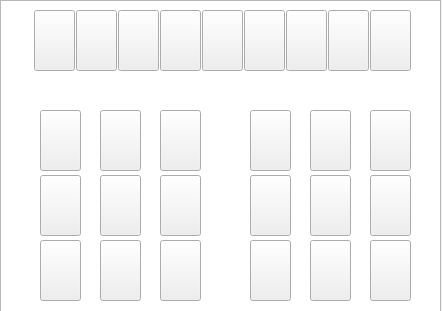
<?xml version="1.0" encoding="UTF-8"?>
<ui version="4.0">
 <class>Blue2</class>
 <widget class="QWidget" name="Blue2">
  <property name="geometry">
   <rect>
    <x>0</x>
    <y>0</y>
    <width>442</width>
    <height>311</height>
   </rect>
  </property>
  <property name="windowTitle">
   <string>Blue</string>
  </property>
  <widget class="QGraphicsView" name="graphicsView">
   <property name="geometry">
    <rect>
     <x>0</x>
     <y>0</y>
     <width>441</width>
     <height>321</height>
    </rect>
   </property>
  </widget>
  <widget class="QPushButton" name="obj10">
   <property name="geometry">
    <rect>
     <x>370</x>
     <y>110</y>
     <width>41</width>
     <height>61</height>
    </rect>
   </property>
   <property name="text">
    <string/>
   </property>
   <property name="iconSize">
    <size>
     <width>64</width>
     <height>64</height>
    </size>
   </property>
   <property name="checkable">
    <bool>true</bool>
   </property>
  </widget>
  <widget class="QPushButton" name="obj16">
   <property name="geometry">
    <rect>
     <x>370</x>
     <y>175</y>
     <width>41</width>
     <height>61</height>
    </rect>
   </property>
   <property name="text">
    <string/>
   </property>
   <property name="iconSize">
    <size>
     <width>64</width>
     <height>64</height>
    </size>
   </property>
   <property name="checkable">
    <bool>true</bool>
   </property>
  </widget>
  <widget class="QPushButton" name="obj22">
   <property name="geometry">
    <rect>
     <x>370</x>
     <y>240</y>
     <width>41</width>
     <height>61</height>
    </rect>
   </property>
   <property name="text">
    <string/>
   </property>
   <property name="iconSize">
    <size>
     <width>64</width>
     <height>64</height>
    </size>
   </property>
   <property name="checkable">
    <bool>true</bool>
   </property>
  </widget>
  <widget class="QPushButton" name="obj11">
   <property name="geometry">
    <rect>
     <x>310</x>
     <y>110</y>
     <width>41</width>
     <height>61</height>
    </rect>
   </property>
   <property name="text">
    <string/>
   </property>
   <property name="iconSize">
    <size>
     <width>64</width>
     <height>64</height>
    </size>
   </property>
   <property name="checkable">
    <bool>true</bool>
   </property>
  </widget>
  <widget class="QPushButton" name="obj17">
   <property name="geometry">
    <rect>
     <x>310</x>
     <y>175</y>
     <width>41</width>
     <height>61</height>
    </rect>
   </property>
   <property name="text">
    <string/>
   </property>
   <property name="iconSize">
    <size>
     <width>64</width>
     <height>64</height>
    </size>
   </property>
   <property name="checkable">
    <bool>true</bool>
   </property>
  </widget>
  <widget class="QPushButton" name="obj23">
   <property name="geometry">
    <rect>
     <x>310</x>
     <y>240</y>
     <width>41</width>
     <height>61</height>
    </rect>
   </property>
   <property name="text">
    <string/>
   </property>
   <property name="iconSize">
    <size>
     <width>64</width>
     <height>64</height>
    </size>
   </property>
   <property name="checkable">
    <bool>true</bool>
   </property>
  </widget>
  <widget class="QPushButton" name="obj1">
   <property name="geometry">
    <rect>
     <x>370</x>
     <y>10</y>
     <width>41</width>
     <height>61</height>
    </rect>
   </property>
   <property name="text">
    <string/>
   </property>
   <property name="iconSize">
    <size>
     <width>64</width>
     <height>64</height>
    </size>
   </property>
   <property name="checkable">
    <bool>true</bool>
   </property>
  </widget>
  <widget class="QPushButton" name="obj2">
   <property name="geometry">
    <rect>
     <x>328</x>
     <y>10</y>
     <width>41</width>
     <height>61</height>
    </rect>
   </property>
   <property name="text">
    <string/>
   </property>
   <property name="iconSize">
    <size>
     <width>64</width>
     <height>64</height>
    </size>
   </property>
   <property name="checkable">
    <bool>true</bool>
   </property>
  </widget>
  <widget class="QPushButton" name="obj3">
   <property name="geometry">
    <rect>
     <x>286</x>
     <y>10</y>
     <width>41</width>
     <height>61</height>
    </rect>
   </property>
   <property name="text">
    <string/>
   </property>
   <property name="iconSize">
    <size>
     <width>64</width>
     <height>64</height>
    </size>
   </property>
   <property name="checkable">
    <bool>true</bool>
   </property>
  </widget>
  <widget class="QPushButton" name="obj4">
   <property name="geometry">
    <rect>
     <x>244</x>
     <y>10</y>
     <width>41</width>
     <height>61</height>
    </rect>
   </property>
   <property name="text">
    <string/>
   </property>
   <property name="iconSize">
    <size>
     <width>64</width>
     <height>64</height>
    </size>
   </property>
   <property name="checkable">
    <bool>true</bool>
   </property>
  </widget>
  <widget class="QPushButton" name="obj12">
   <property name="geometry">
    <rect>
     <x>250</x>
     <y>110</y>
     <width>41</width>
     <height>61</height>
    </rect>
   </property>
   <property name="text">
    <string/>
   </property>
   <property name="iconSize">
    <size>
     <width>64</width>
     <height>64</height>
    </size>
   </property>
   <property name="checkable">
    <bool>true</bool>
   </property>
  </widget>
  <widget class="QPushButton" name="obj24">
   <property name="geometry">
    <rect>
     <x>250</x>
     <y>240</y>
     <width>41</width>
     <height>61</height>
    </rect>
   </property>
   <property name="text">
    <string/>
   </property>
   <property name="iconSize">
    <size>
     <width>64</width>
     <height>64</height>
    </size>
   </property>
   <property name="checkable">
    <bool>true</bool>
   </property>
  </widget>
  <widget class="QPushButton" name="obj18">
   <property name="geometry">
    <rect>
     <x>250</x>
     <y>175</y>
     <width>41</width>
     <height>61</height>
    </rect>
   </property>
   <property name="text">
    <string/>
   </property>
   <property name="iconSize">
    <size>
     <width>64</width>
     <height>64</height>
    </size>
   </property>
   <property name="checkable">
    <bool>true</bool>
   </property>
  </widget>
  <widget class="QPushButton" name="obj5">
   <property name="geometry">
    <rect>
     <x>202</x>
     <y>10</y>
     <width>41</width>
     <height>61</height>
    </rect>
   </property>
   <property name="text">
    <string/>
   </property>
   <property name="iconSize">
    <size>
     <width>64</width>
     <height>64</height>
    </size>
   </property>
   <property name="checkable">
    <bool>true</bool>
   </property>
  </widget>
  <widget class="QPushButton" name="obj13">
   <property name="geometry">
    <rect>
     <x>160</x>
     <y>110</y>
     <width>41</width>
     <height>61</height>
    </rect>
   </property>
   <property name="text">
    <string/>
   </property>
   <property name="iconSize">
    <size>
     <width>64</width>
     <height>64</height>
    </size>
   </property>
   <property name="checkable">
    <bool>true</bool>
   </property>
  </widget>
  <widget class="QPushButton" name="obj6">
   <property name="geometry">
    <rect>
     <x>160</x>
     <y>10</y>
     <width>41</width>
     <height>61</height>
    </rect>
   </property>
   <property name="text">
    <string/>
   </property>
   <property name="iconSize">
    <size>
     <width>64</width>
     <height>64</height>
    </size>
   </property>
   <property name="checkable">
    <bool>true</bool>
   </property>
  </widget>
  <widget class="QPushButton" name="obj7">
   <property name="geometry">
    <rect>
     <x>118</x>
     <y>10</y>
     <width>41</width>
     <height>61</height>
    </rect>
   </property>
   <property name="text">
    <string/>
   </property>
   <property name="iconSize">
    <size>
     <width>64</width>
     <height>64</height>
    </size>
   </property>
   <property name="checkable">
    <bool>true</bool>
   </property>
  </widget>
  <widget class="QPushButton" name="obj14">
   <property name="geometry">
    <rect>
     <x>100</x>
     <y>110</y>
     <width>41</width>
     <height>61</height>
    </rect>
   </property>
   <property name="text">
    <string/>
   </property>
   <property name="iconSize">
    <size>
     <width>64</width>
     <height>64</height>
    </size>
   </property>
   <property name="checkable">
    <bool>true</bool>
   </property>
  </widget>
  <widget class="QPushButton" name="obj15">
   <property name="geometry">
    <rect>
     <x>40</x>
     <y>110</y>
     <width>41</width>
     <height>61</height>
    </rect>
   </property>
   <property name="text">
    <string/>
   </property>
   <property name="iconSize">
    <size>
     <width>64</width>
     <height>64</height>
    </size>
   </property>
   <property name="checkable">
    <bool>true</bool>
   </property>
  </widget>
  <widget class="QPushButton" name="obj25">
   <property name="geometry">
    <rect>
     <x>160</x>
     <y>240</y>
     <width>41</width>
     <height>61</height>
    </rect>
   </property>
   <property name="text">
    <string/>
   </property>
   <property name="iconSize">
    <size>
     <width>64</width>
     <height>64</height>
    </size>
   </property>
   <property name="checkable">
    <bool>true</bool>
   </property>
  </widget>
  <widget class="QPushButton" name="obj26">
   <property name="geometry">
    <rect>
     <x>100</x>
     <y>240</y>
     <width>41</width>
     <height>61</height>
    </rect>
   </property>
   <property name="text">
    <string/>
   </property>
   <property name="iconSize">
    <size>
     <width>64</width>
     <height>64</height>
    </size>
   </property>
   <property name="checkable">
    <bool>true</bool>
   </property>
  </widget>
  <widget class="QPushButton" name="obj27">
   <property name="geometry">
    <rect>
     <x>40</x>
     <y>240</y>
     <width>41</width>
     <height>61</height>
    </rect>
   </property>
   <property name="text">
    <string/>
   </property>
   <property name="iconSize">
    <size>
     <width>64</width>
     <height>64</height>
    </size>
   </property>
   <property name="checkable">
    <bool>true</bool>
   </property>
  </widget>
  <widget class="QPushButton" name="obj19">
   <property name="geometry">
    <rect>
     <x>160</x>
     <y>175</y>
     <width>41</width>
     <height>61</height>
    </rect>
   </property>
   <property name="text">
    <string/>
   </property>
   <property name="iconSize">
    <size>
     <width>64</width>
     <height>64</height>
    </size>
   </property>
   <property name="checkable">
    <bool>true</bool>
   </property>
  </widget>
  <widget class="QPushButton" name="obj20">
   <property name="geometry">
    <rect>
     <x>100</x>
     <y>175</y>
     <width>41</width>
     <height>61</height>
    </rect>
   </property>
   <property name="text">
    <string/>
   </property>
   <property name="iconSize">
    <size>
     <width>64</width>
     <height>64</height>
    </size>
   </property>
   <property name="checkable">
    <bool>true</bool>
   </property>
  </widget>
  <widget class="QPushButton" name="obj21">
   <property name="geometry">
    <rect>
     <x>40</x>
     <y>175</y>
     <width>41</width>
     <height>61</height>
    </rect>
   </property>
   <property name="text">
    <string/>
   </property>
   <property name="iconSize">
    <size>
     <width>64</width>
     <height>64</height>
    </size>
   </property>
   <property name="checkable">
    <bool>true</bool>
   </property>
  </widget>
  <widget class="QPushButton" name="obj8">
   <property name="geometry">
    <rect>
     <x>76</x>
     <y>10</y>
     <width>41</width>
     <height>61</height>
    </rect>
   </property>
   <property name="text">
    <string/>
   </property>
   <property name="iconSize">
    <size>
     <width>64</width>
     <height>64</height>
    </size>
   </property>
   <property name="checkable">
    <bool>true</bool>
   </property>
  </widget>
  <widget class="QPushButton" name="obj9">
   <property name="geometry">
    <rect>
     <x>34</x>
     <y>10</y>
     <width>41</width>
     <height>61</height>
    </rect>
   </property>
   <property name="text">
    <string/>
   </property>
   <property name="iconSize">
    <size>
     <width>64</width>
     <height>64</height>
    </size>
   </property>
   <property name="checkable">
    <bool>true</bool>
   </property>
  </widget>
 </widget>
 <resources/>
 <connections/>
</ui>
